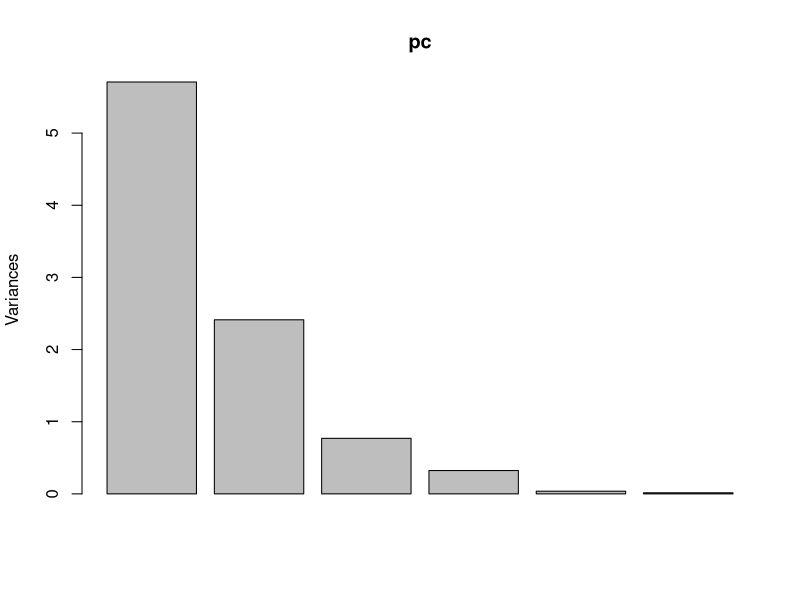
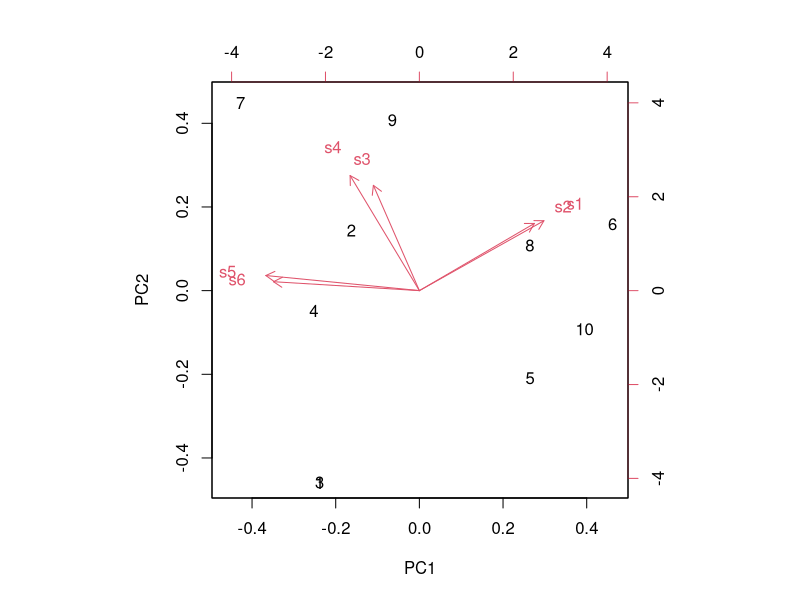
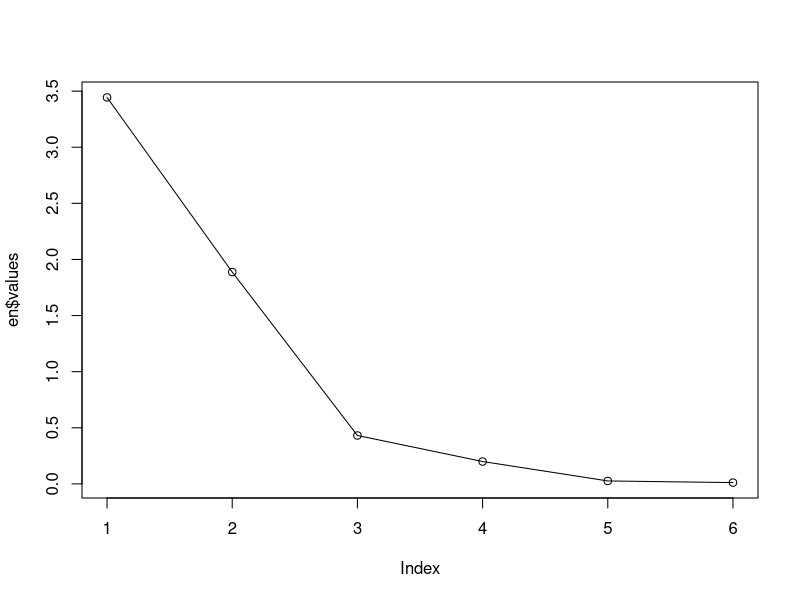
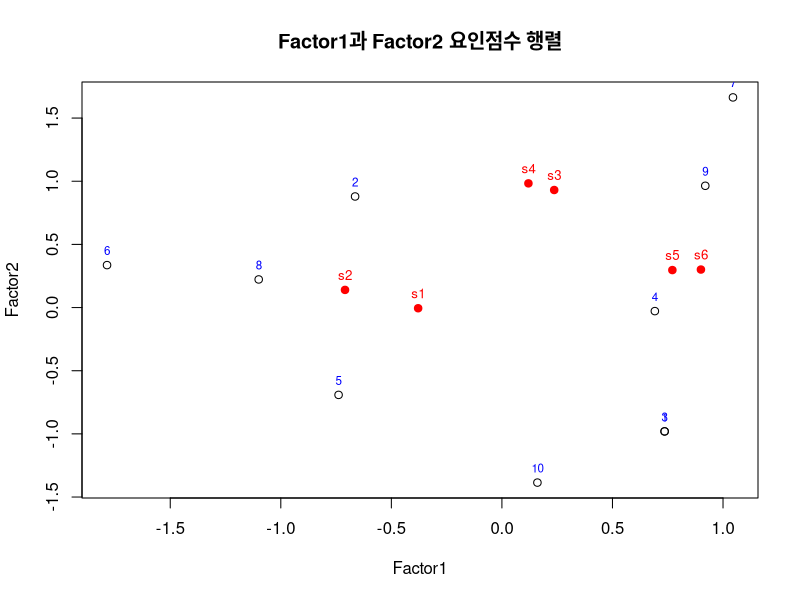
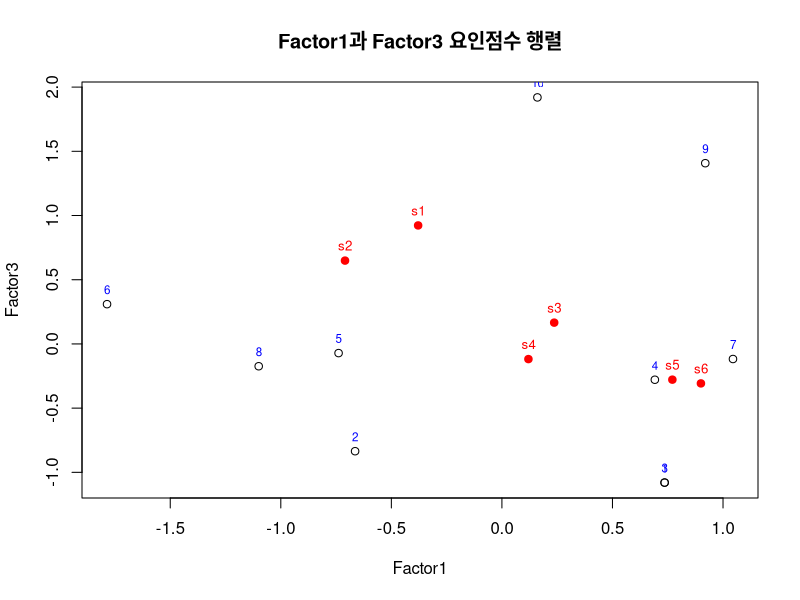
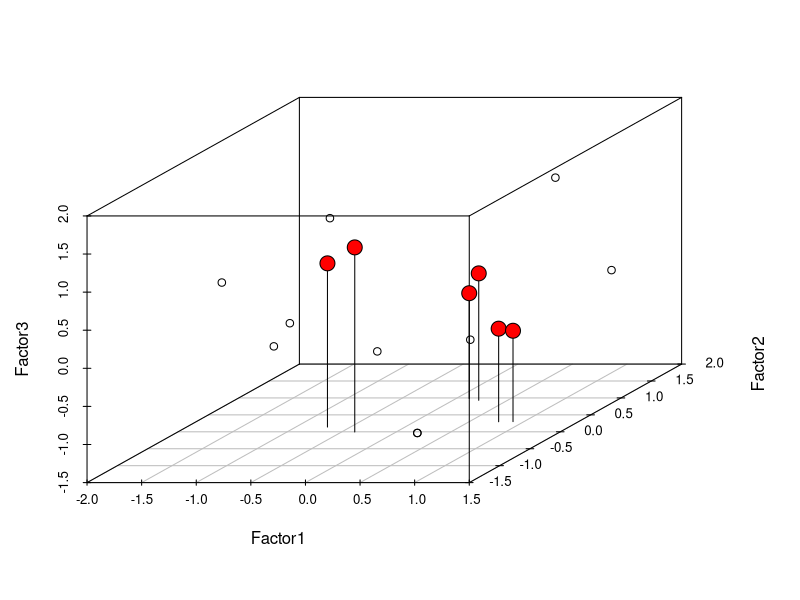

The R source for these figures, in order: (Note: this script raises an error after producing the figures.)
# chap14_1_Factor Analysis

###########################################
# chap14_1. 요인분석(Factor Analysis)
###########################################

# 요인분석의 목적 
# 1. 자료의 요약 : 변인을 몇 개의 공통된 변인으로 묶음  
# 2. 변인 구조 파악 : 변인들의 상호관계 파악(독립성 등) 
# 3. 불필요한 변인 제거 : 중요도가 떨어진 변수 제거 
# 4. 측정도구 타당성 검증 : 변인들이 동일한 용인으로 묶이는지 여부를 확인 

# 전제조건 : 등간척도 or 비율척도, 정규분포, 관찰치 상호독립적/분산 동일  

# 요인분석 결과에 대한 활용 방안 
# 1. 서로 밀접하게 관련된 변수들을 합치거나 중복된 변수를 제거하여 변수를 축소한다.
# 2. 변수들 간의 연관성 또는 공통점 탐색 
# 3. 요인점수 계산으로 상관분석, 회귀분석의 설명변수로 이용 

###########################
### 요인분석 실습 
###########################
# 실습 목적 : 6개 과목 점수를 대상으로 요인분석하여 과목 수 줄임    
# 변수 설명 : 6개 과목의 점수(5점 만점 = 5점 척도) 
# s1 : 자연과학, s2 : 물리화학
# s3 : 인문사회, s4 : 신문방송
# s5 : 응용수학, s6 : 추론통계
s1 <- c(1, 2, 1, 2, 3, 4, 2, 3, 4, 5)
s2 <- c(1, 3, 1, 2, 3, 4, 2, 4, 3, 4)
s3 <- c(2, 3, 2, 3, 2, 3, 5, 3, 4, 2)
s4 <- c(2, 4, 2, 3, 2, 3, 5, 3, 4, 1)
s5 <- c(4, 5, 4, 5, 2, 1, 5, 2, 4, 3)
s6 <- c(4, 3, 4, 4, 2, 1, 5, 2, 4, 2)
name <-1:10 


subject <- data.frame(s1, s2, s3, s4, s5, s6)
subject
str(subject) 
summary(subject)


# 1. 주성분분석 : 차원수를 줄일 때 사용
# - 요인의 개수를 정할 때 사용 
# - 데이터셋을 구성하는 변수 중에서 불필요한 변수 확인
# - 변동량에 영향을 주는 성분의 개수를 알아볼 때 사용 

pc <- prcomp(subject) # scale = TRUE
summary(pc)

plot(pc)
biplot(pc) #주성분 분석 시각화 

# 상관관계 행렬 대상 고유값 계산  
cor(subject) # 6개 과목변수 간의 상관계수 보기 

# eigen()함수를 이용하여 상관계수 행렬을 대상으로 고유값 계산 
en <- eigen(cor(subject)) # $values : 고유값, $vectors : 고유벡터  

#$values : 고유값(스칼라) 보기
en$values # $values : 고유값(스칼라) 보기  
# - 고유값이란 어떤 행렬(상관관계수 행렬)로부터 유도되는 특정한 실수값

plot(en$values, type="o") # 고유값을 이용한 시각화 

# 2. 상관관계 분석 : 요인분석은 변수간의 상관성으로 공통점 인식  
cor(subject) 

# 3. 요인분석 : 요인회전법 적용(varimax is the default) 
# 요인회전법 : 요인 해석이 어려운 경우 어느 한 요인에 높게 나타나도록 하기 위해 요인축 회전

# (1) 주성분분석의 가정에 의해서 2개 요인으로 분석  p-value is 0.0232 <0.05 factor2개가 적절하지 않다.
result <- factanal(subject, factors = 2, rotation = "varimax")
result

# (2) 요인수를 3개로 지정  the fit was 0.7745 
?factanal
result <- factanal(subject, factors = 3, # 요인 개수 지정 
                   rotation = "varimax", # 회전방법 지정("varimax", "promax", "none")
                   scores="regression") # 요인점수 계산 방법
result

# 요인적재량 보기  
attributes(result)
result$loadings
result$scores

# 요인부하량 0.5 이상, 소수점 2자리 표기 
print(result, digits = 2, cutoff=0.5) 

# 모든 요인적재량 보기 :감추어진 요인적재량 보기
print(result$loadings, cutoff=0) # display every loadings


# 4. 요인적재량으로 요인점수 시각화 

# 1) Factor1, Factor2 요인지표 시각화 
# 요인점수행렬(= 관측치 수) 
plot(result$scores[,c(1:2)], main="Factor1과 Factor2 요인점수 행렬")
# row = Factor1, column = Factor2

# 관측치별 이름 매핑(rownames mapping)
text(result$scores[,1], result$scores[,2], 
     labels = name, cex = 0.7, pos = 3, col = "blue")

# 요인적재량 plotting
points(result$loadings[,c(1:2)], pch=19, col = "red")

text(result$loadings[,1], result$loadings[,2], 
     labels = rownames(result$loadings), 
     cex = 0.8, pos = 3, col = "red")

# 2) Factor1, Factor3 요인지표 시각화 
# 요인점수행렬(= 관측치 수) 
plot(result$scores[,c(1,3)], main="Factor1과 Factor3 요인점수 행렬")

# 관측치별 이름 매핑(rownames mapping)
text(result$scores[,1], result$scores[,3], 
     labels = name, cex = 0.7, pos = 3, col = "blue")

# 요인적재량 plotting
points(result$loadings[,c(1,3)], pch=19, col = "red")
# Factor1, Factor3 요인적재량 표시  

text(result$loadings[,1], result$loadings[,3], 
     labels = rownames(result$loadings), 
     cex = 0.8, pos = 3, col = "red")

#######################
## 3차원 시각화 
#######################
library(scatterplot3d)

Factor1 <- result$scores[,1]
Factor2 <- result$scores[,2]
Factor3 <- result$scores[,3] 
# scatterplot3d(밑변, 오른쪽변, 왼쪽변, type='p') # type='p' : 기본산점도 표시 
d3 <- scatterplot3d(Factor1, Factor2, Factor3)

# 요인적재량 표시 
loadings1 <- result$loadings[,1]
loadings2 <- result$loadings[,2]
loadings3 <- result$loadings[,3] 
d3$points3d(loadings1, loadings2, loadings3, bg='red',pch=21, cex=2, type='h')

# 6. 요인축소 : 요인분석 지표 이용 요인 축소  
# 계산식 =  sum(변수i의 요인적재량 * 변수i 값)
# 계산식 통해서 3개의 요인으로 차원 축소

Factor1 <- -0.379*1 + -0.710*1  + 0.236*2 + 0.120*2 + 0.7712*4  + 0.900*4 
Factor1 #  6.3078
Factor2 <- -0.005*1 + 0.140*1  + 0.931*2 + 0.983*2 + 0.297*4  + 0.301*4 
Factor2 # 6.355
Factor3 <- 0.923*1 + 0.649*1  + 0.166*2 + -0.118*2 + -0.278*4  + -0.307*4 
Factor3 # -0.672

loadings <- result$loadings # 요인부하량 
dim(loadings) # 6 3

dim(subject) #10 6

app_science <- numeric() # 응용과학 
soc_science <- numeric() # 사회과학 
net_science <- numeric() # 자연과학 

for(i in 1:nrow(subject)){ # 10회 반복 
  fs1_sum <- 0; fs2_sum <- 0; fs3_sum <- 0
  
  for(j in 1:ncol(subject)){ # 6회 반복 
    fs1_sum <- fs1_sum + (loadings[j,1] * subject[i, j]) # Factor1 : '응용과학' 지표 
    fs2_sum <- fs2_sum + (loadings[j,2] * subject[i, j]) # Factor2 : '사회과학' 지표
    fs3_sum <- fs3_sum + (loadings[j,3] * subject[i, j]) # Factor3 : '자연과학' 지표
  }
  # 개인별 요인점수
  app_science[i] = fs1_sum
  soc_science[i] = fs2_sum
  net_science[i] = fs3_sum
}

app_science
soc_science
net_science

fecter_df <- data.frame(app_science,soc_science,net_science)
cor(fecter_df)


###########################
### 요인분석 실습2 
###########################
# 잘못 분류된 요인 제거로 변수 정제

# (1) 데이터 가져오기 
install.packages("memisc")
library(memisc)
setwd("C:\\NCS\\Rwork\\Part-III")
data.spss <- as.data.set(spss.system.file('drinking_water.sav'))
data.spss
drinking_water <- data.spss[1:11]
drinking_water
drinking_water_df <- as.data.frame(drinking_water) 
str(drinking_water_df)
# 친밀도 : q1,q2,q3,q4
# 적절성 : q5,q6,q7
# 만족도 : q8,q9,q10,q11
drinking_water_df[1:4]

# (2) 초기고유값으로 요인 수  
en2 <- eigen(cor(drinking_water_df))
plot(en2$values, type="o") # 요인수(3)를 알고 있는 경우 

# (3) 3개 요인으로 요인분석 
result2 <- factanal(drinking_water_df, factors = 3, rotation = "varimax",
                    scores = "regression")
result2 # p-value is 0.0255  <0.05 요인 3개는 적절하지 않다.

print(result2, cutoff=0.5)

result2$scores

# 4. 요인축소 

# 요인적재량 행렬 칼럼명 변경 
factor_load <- result2$loadings
colnames(factor_load) <- c("제품만족도","제품친밀도","제품적절성")
factor_data <- factor_load[1:11,]  
factor_data

# 요인적재량에서 요인별로 추출(q4변수 제거)
factor1 <- factor_data[c(1:3,5:11), 1] # 만족도(q4 제거) 
factor2 <- factor_data[c(1:3,5:11), 2] # 친밀도(q4 제거) 
factor3 <- factor_data[c(1:3,5:11), 3] # 적절성(q4 제거) 

factor1; factor2; factor3

dim(drinking_water_df) # [1] 380  11
dw_df <-drinking_water_df[,c(1:3,5:11)]
str(dw_df) # 'data.frame':	380 obs. of  10 variables:

satisfaction <- numeric() # 만족도 점수가 저장될 벡터 변수
closeness <- numeric() # 친밀도 점수가 저장될 벡터 변수
pertinence <- numeric() # 친밀도 점수가 저장될 벡터 변수 

for( i in 1:nrow(dw_df) ) { # 380
  fs1 <- 0; fs2 <- 0; fs3 <- 0
  for (j in 1:ncol(dw_df)) { # 10
    fs1 <- fs1 + factor1[j] * dw_df[i, j] 
    fs2 <- fs2 + factor2[j] * dw_df[i, j]
    fs3 <- fs3 + factor3[j] * dw_df[i, j]
  }
  satisfaction[i] = fs1; closeness[i] = fs2; pertinence[i] = fs3
}

satisfaction[1:5] # 14.474989 11.731702 16.344102  9.132778  9.142907

closeness[1:5] # 11.675810 11.633331 13.438303 10.065605  9.884828

pertinence[1:5] # 11.749477 10.068419 13.027469  8.280897  8.487258

drinking_water_result <- data.frame(satisfaction,closeness,pertinence)
head(drinking_water_result)

cor(drinking_water_result)
